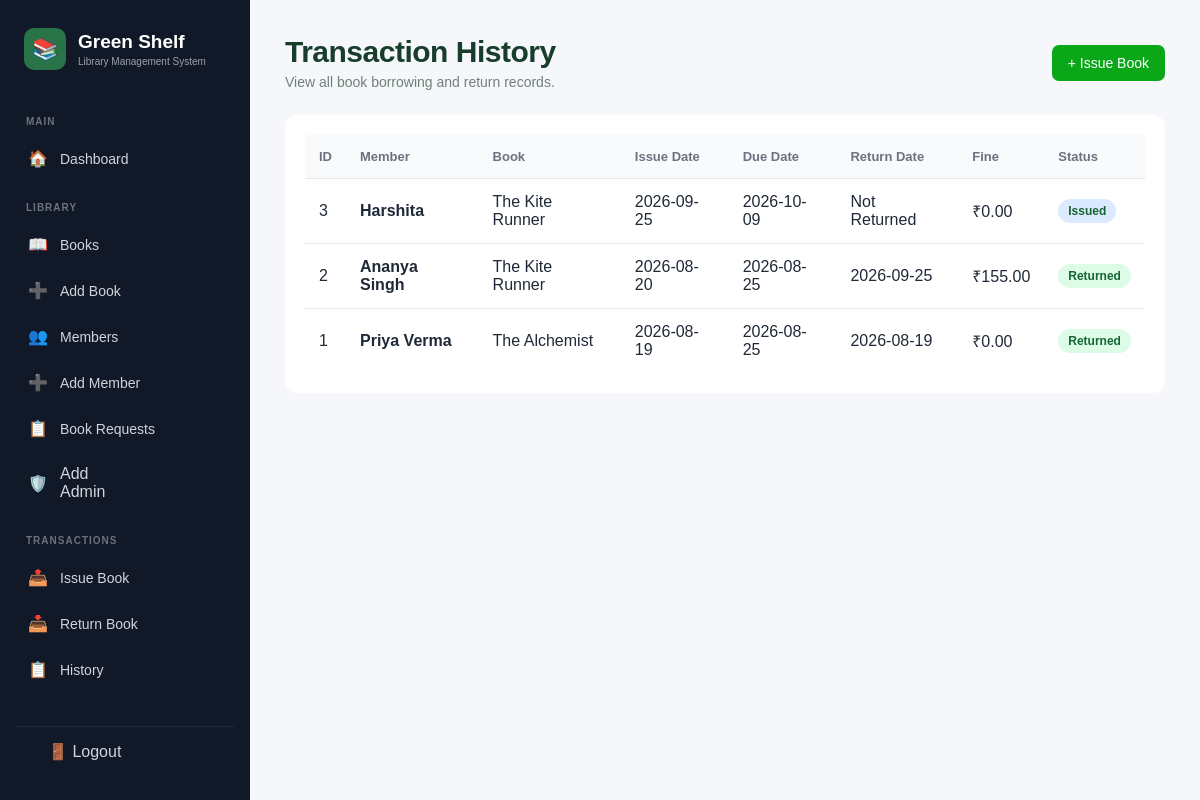
/transactions/history.php (signed in), run on the app's committed database.
### tables this page shows
CREATE TABLE `transactions` (
  `id` int(11) NOT NULL,
  `book_id` int(11) NOT NULL,
  `member_id` int(11) NOT NULL,
  `issue_date` date NOT NULL,
  `due_date` date NOT NULL,
  `return_date` date DEFAULT NULL,
  `fine` decimal(10,2) DEFAULT 0.00,
  `STATUS` varchar(20) DEFAULT 'Issued'
);

CREATE TABLE `members` (
  `id` int(11) NOT NULL,
  `member_name` varchar(100) NOT NULL,
  `email` varchar(100) DEFAULT NULL,
  `phone` varchar(20) DEFAULT NULL,
  `address` text DEFAULT NULL,
  `password` varchar(255) DEFAULT NULL,
  `created_at` timestamp NOT NULL DEFAULT current_timestamp()
);

CREATE TABLE `books` (
  `id` int(11) NOT NULL,
  `title` varchar(150) NOT NULL,
  `author` varchar(100) NOT NULL,
  `isbn` varchar(50) DEFAULT NULL,
  `category` varchar(100) DEFAULT NULL,
  `quantity` int(11) NOT NULL DEFAULT 1,
  `available` int(11) NOT NULL DEFAULT 1,
  `created_at` timestamp NOT NULL DEFAULT current_timestamp()
);

### transactions/history.php (the view, shortened to what this page needs)
<?php
require_once __DIR__ . "/../config/db.php";
$sql = "SELECT
            t.id,
            b.title,
            m.member_name,
            t.issue_date,
            t.due_date,
            t.return_date,
            t.fine,
            t.status
        FROM transactions t
        JOIN books b ON t.book_id = b.id
        JOIN members m ON t.member_id = m.id
        ORDER BY t.id DESC";
$result = mysqli_query($conn, $sql);
?>
<!DOCTYPE html>
<html lang="en">
<head>
    <link rel="stylesheet" href="../assets/css/style.css">
</head>
<body>
<?php include __DIR__ . "/../includes/sidebar.php"; ?>
<main>
    <div class="page-title page-title-row">
        <div>
            <h1>Transaction History</h1>
            <p>View all book borrowing and return records.</p>
        </div>
        <a
            href="issue.php"
            class="btn btn-primary"
        >
            + Issue Book
        </a>
    </div>
    <div class="table-container">
        <table>
            <thead>
                <tr>
                    <th>ID</th>
                    <th>Member</th>
                    <th>Book</th>
                    <th>Issue Date</th>
                    <th>Due Date</th>
                    <th>Return Date</th>
                    <th>Fine</th>
                    <th>Status</th>
                </tr>
            </thead>
            <tbody>
            <?php while ($transaction = mysqli_fetch_assoc($result)): ?>
                <tr>
                    <td>
                        <?php echo $transaction["id"]; ?>
                    </td>
                    <td>
                        <strong>
                            <?php echo htmlspecialchars($transaction["member_name"]); ?>
                        </strong>
                    </td>
                    <td>
                        <?php echo htmlspecialchars($transaction["title"]); ?>
                    </td>
                    <td>
                        <?php echo $transaction["issue_date"]; ?>
                    </td>
                    <td>
                        <?php echo $transaction["due_date"]; ?>
                    </td>
                    <td>
                        <?php
                        echo $transaction["return_date"]
                            ? $transaction["return_date"]
                            : "Not Returned";
                        ?>
                    </td>
                    <td>
                        ₹<?php echo $transaction["fine"]; ?>
                    </td>
                    <td>
                        <?php if ($transaction["status"] === "Issued"): ?>
                            <span class="status status-issued">
                                Issued
                            </span>
                        <?php else: ?>
                            <span class="status status-returned">
                                Returned
                            </span>
                        <?php endif; ?>
                    </td>
                </tr>
            <?php endwhile; ?>
            </tbody>
        </table>
    </div>
</main>
</body>
</html>

### assets/css/style.css (style rules this page uses)
* { box-sizing: border-box; margin: 0; padding: 0; }
body { font-family: Arial, sans-serif; background: #f5f7fb; color: #1f2937; min-height: 100vh; }
main { margin-left: 250px; padding: 35px; }
.page-title { margin-bottom: 25px; }
.page-title h1 { font-size: 28px; }
.page-title p { color: #6b7280; margin-top: 5px; }
.btn { display: inline-block; padding: 10px 16px; border-radius: 7px; text-decoration: none; border: none; cursor: pointer; font-size: 14px; }
.btn-primary { background: #0aa819; color: white; }
.table-container { background: white; padding: 20px; border-radius: 12px; overflow-x: auto; }
table { width: 100%; border-collapse: collapse; }
th { text-align: left; background: #f9fafb; color: #6b7280; font-size: 13px; padding: 14px; }
td { padding: 14px; border-top: 1px solid #e5e7eb; }
.page-title-row { display: flex; align-items: center; justify-content: space-between; gap: 20px; }
.status { display: inline-block; padding: 5px 10px; border-radius: 20px; font-size: 12px; font-weight: 600; }
.status-issued { background: #dbeafe; color: #166534; }
.status-returned { background: #dcfce7; color: #166534; }
.page-title h1 { color: #183d2b; font-size: 30px; font-weight: 700; letter-spacing: -0.5px; }
.page-title p { color: #718078; font-size: 14px; }
html { scroll-behavior: smooth; }

### data on the page
transactions: id "3", member.member_name "Harshita", book.title "The Kite Runner", issue_date "2026-09-25", due_date "2026-10-09", shows "Not Returned", fine "0.00", STATUS "Issued"
transactions: id "2", member.member_name "Ananya Singh", book.title "The Kite Runner", issue_date "2026-08-20", due_date "2026-08-25", return_date "2026-09-25", fine "155.00", STATUS "Returned"
transactions: id "1", member.member_name "Priya Verma", book.title "The Alchemist", issue_date "2026-08-19", due_date "2026-08-25", return_date "2026-08-19", fine "0.00", STATUS "Returned"
